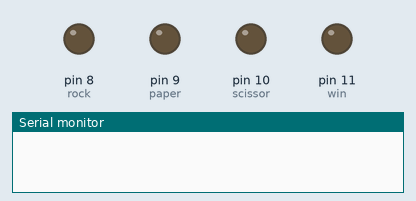
Simulated run of this sketch. Board: Arduino Uno, built with avr-gcc and run on an emulated ATmega328P. On the bench: output pins drawn as LEDs (lit = HIGH), the last lines printed to the serial monitor. Random numbers use the default seed unless the sketch sets one.

Above: at 0.1 s.
At 15.1 s:
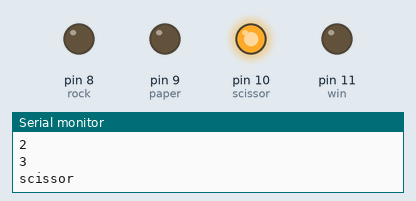
At 27.1 s:
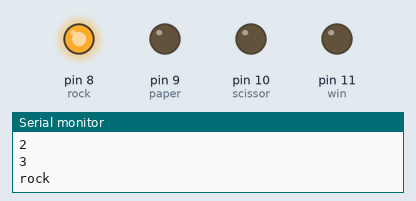
At 39.1 s:
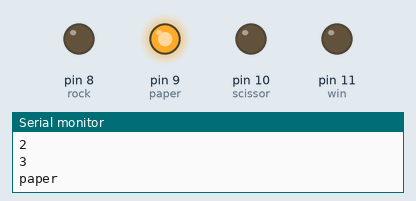
Timing chart, 0 to 40.0 s (numbered marks = the images above):
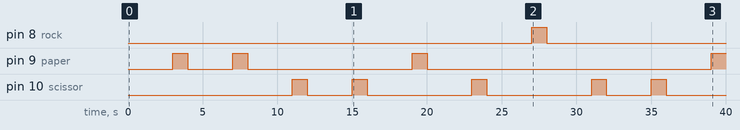

Measured:
- by itself, pin 8 (rock): LOW → HIGH at 27.0 s, → LOW 1.0 s later
- by itself, pin 9 (paper): goes HIGH 1.0 s, LOW 3.0 s, HIGH 1.0 s, LOW 11.0 s, HIGH 1.0 s, LOW 19.0 s, then HIGH
- by itself, pin 10 (scissor): LOW → HIGH at 11.0 s, → LOW 1.0 s later, → HIGH 3.0 s later, → LOW 1.0 s later, … (10 changes in this stretch)

The sketch:

0429step4.ino
```cpp
int my_rock = 3;
int my_paper = 4;
int my_scissor = 5;
int rock = 8;
int paper = 9;
int scissor = 10;
int win = 11;
int count;
void setup() {
  pinMode(my_rock, INPUT);
  pinMode(my_paper, INPUT);
  pinMode(my_scissor, INPUT);
  pinMode(rock, OUTPUT);
  pinMode(paper, OUTPUT);
  pinMode(scissor, OUTPUT);
  pinMode(win, OUTPUT);
  Serial.begin(9600);
}

void loop() {
  count = 0;
  delay(1000);
  count ++;
  Serial.println(count);
  delay(1000);
  count ++;
  Serial.println(count);
  delay(1000);
  count ++;
  Serial.println(count);
  int n = random(0,3);
  if (n%3 == 0){
    Serial.println("rock");
    digitalWrite(rock,HIGH);
    delay(1000);
    digitalWrite(rock,LOW);
  }
  if (n%3 == 1){
    Serial.println("paper");
    digitalWrite(paper,HIGH);
    delay(1000);
    digitalWrite(paper,LOW);
  }
  if (n%3 == 2){
    Serial.println("scissor");
    digitalWrite(scissor,HIGH);
    delay(1000);
    digitalWrite(scissor,LOW);
  }
}
```
